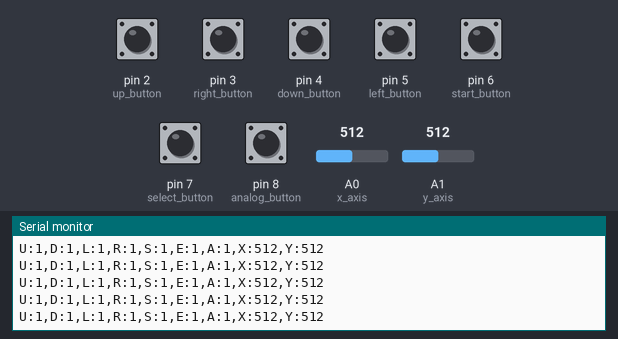
This sketch was run on a simulated Arduino Uno, built with avr-gcc and run on an emulated ATmega328P. Shown: the last lines printed to the serial monitor. Inputs (shaded band) come from the test bench; at power-on: pin 2 (up_button), pin 3 (right_button), pin 4 (down_button), pin 5 (left_button), pin 6 (start_button), pin 7 (select_button), pin 8 (analog_button) HIGH, A0 (x_axis) = 512, A1 (y_axis) = 512.

Above: at 1.2 s.
1.3 s: A0 (x_axis) set to 110
At 1.38 s:
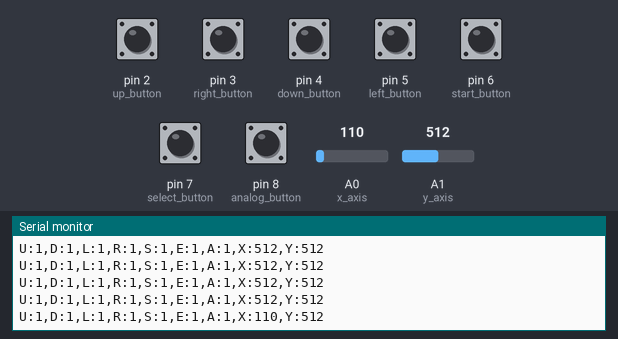
4.3 s: A0 (x_axis) set to 93
At 4.32 s:
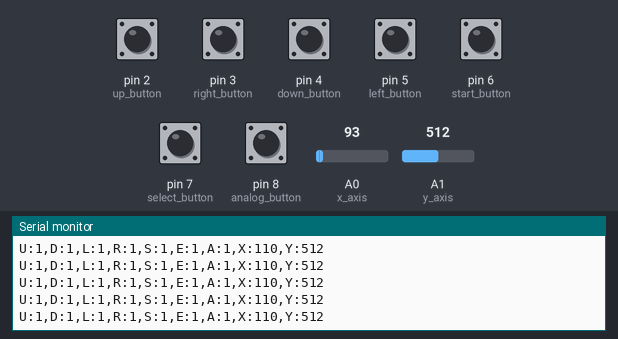
7.3 s: A0 (x_axis) set to 11
At 7.32 s:
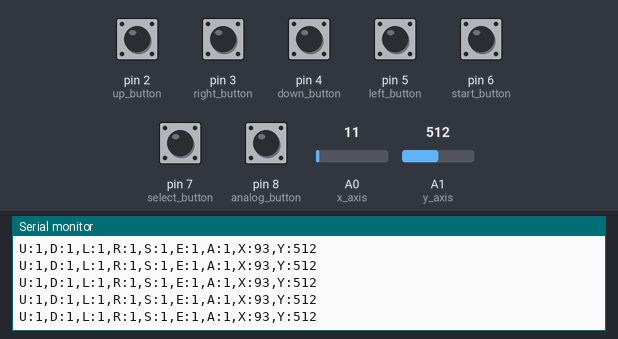
10.3 s: A0 (x_axis) set to 8
At 10.31 s:
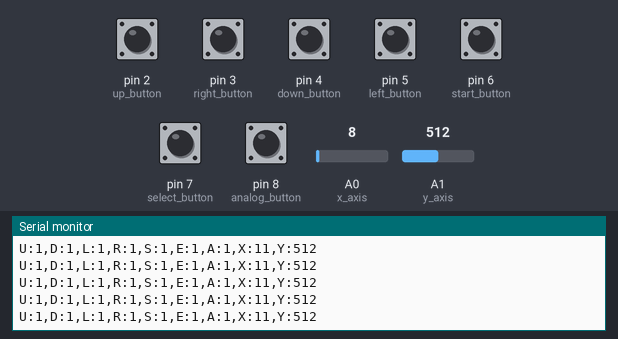
13.3 s: A1 (y_axis) set to 104
At 13.32 s:
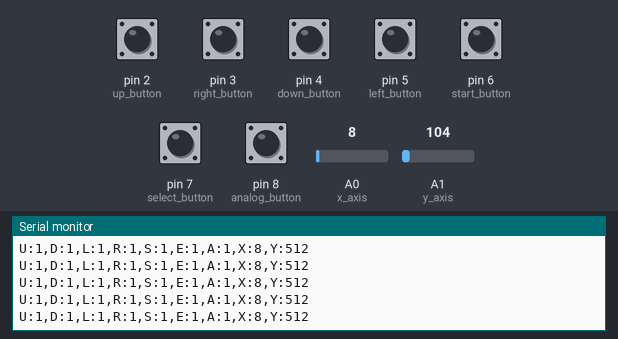
14.8 s: A1 (y_axis) set to 89
At 14.82 s:
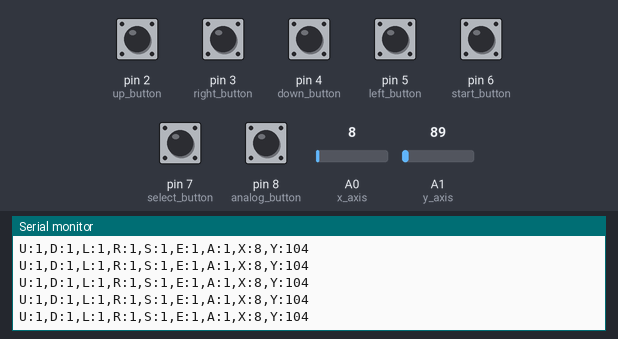

Measured:
- after the input at 1.3 s, the serial monitor: prints a new line after 0.06 s (image 1)

The sketch:

joystick1.ino
```cpp
/* 6th December 2013 - By Kyle Fieldus

This example sketch is designed to show the inputs and outputs of the Funduino Joystick Shield V1.A
The shield this sketch was developed with was provded by ICStation http://www.icstation.com/
*/

int up_button = 2;
int down_button = 4;
int left_button = 5;
int right_button = 3;
int start_button = 6;
int select_button = 7;
int analog_button = 8;
int x_axis = A0;
int y_axis = A1;
int buttons[] = {up_button, down_button, left_button, right_button, start_button, select_button, analog_button};


void setup() {
  for (int i; i < 7; i++)
  {
   pinMode(buttons[i], INPUT);
   digitalWrite(buttons[i], HIGH);
  }
  Serial.begin(9600);
}

void loop() {
  delay(35);
  Serial.print("U:"),Serial.print(digitalRead(up_button));Serial.print(",");
  Serial.print("D:"),Serial.print(digitalRead(down_button));Serial.print(",");
  Serial.print("L:"),Serial.print(digitalRead(left_button));Serial.print(",");
  Serial.print("R:"),Serial.print(digitalRead(right_button));Serial.print(",");
  Serial.print("S:"),Serial.print(digitalRead(start_button));Serial.print(",");
  Serial.print("E:"),Serial.print(digitalRead(select_button));Serial.print(",");
  Serial.print("A:"),Serial.print(digitalRead(analog_button));Serial.print(",");
  Serial.print("X:"),Serial.print(analogRead(x_axis));Serial.print(",");
  Serial.print("Y:"),Serial.println(analogRead(y_axis));
 }
```
